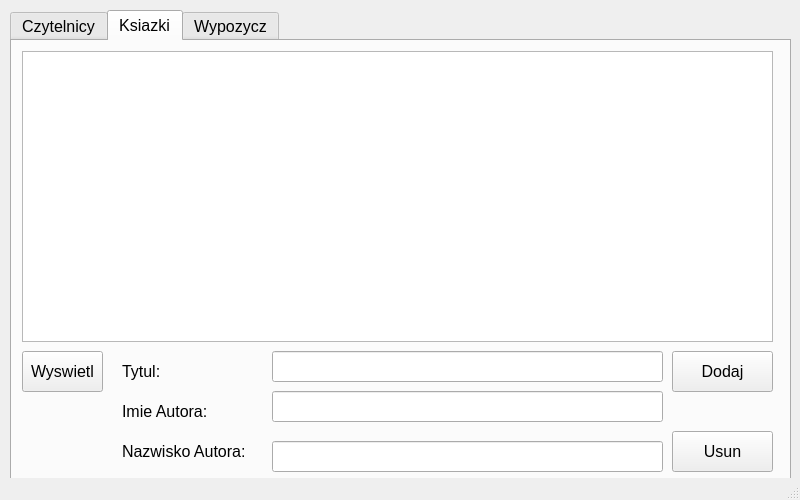
<?xml version="1.0" encoding="UTF-8"?>
<ui version="4.0">
 <class>MainWindow</class>
 <widget class="QMainWindow" name="MainWindow">
  <property name="geometry">
   <rect>
    <x>0</x>
    <y>0</y>
    <width>800</width>
    <height>500</height>
   </rect>
  </property>
  <property name="sizePolicy">
   <sizepolicy hsizetype="Fixed" vsizetype="Fixed">
    <horstretch>0</horstretch>
    <verstretch>0</verstretch>
   </sizepolicy>
  </property>
  <property name="windowTitle">
   <string>Library</string>
  </property>
  <widget class="QWidget" name="centralwidget">
   <widget class="QTabWidget" name="tabWidget">
    <property name="geometry">
     <rect>
      <x>10</x>
      <y>10</y>
      <width>781</width>
      <height>471</height>
     </rect>
    </property>
    <property name="font">
     <font>
      <pointsize>12</pointsize>
     </font>
    </property>
    <property name="currentIndex">
     <number>1</number>
    </property>
    <widget class="QWidget" name="Czytelnicy">
     <attribute name="title">
      <string>Czytelnicy</string>
     </attribute>
     <widget class="QTableView" name="Lista_Czytelnikow">
      <property name="geometry">
       <rect>
        <x>10</x>
        <y>10</y>
        <width>751</width>
        <height>291</height>
       </rect>
      </property>
     </widget>
     <widget class="QPushButton" name="Wyswietl_Czytelnicy">
      <property name="geometry">
       <rect>
        <x>10</x>
        <y>310</y>
        <width>121</width>
        <height>41</height>
       </rect>
      </property>
      <property name="text">
       <string>Wyswietl</string>
      </property>
     </widget>
     <widget class="QLineEdit" name="Imie_Czytelnicy">
      <property name="geometry">
       <rect>
        <x>540</x>
        <y>310</y>
        <width>221</width>
        <height>31</height>
       </rect>
      </property>
     </widget>
     <widget class="QLineEdit" name="Nazwisko_Czytelnicy">
      <property name="geometry">
       <rect>
        <x>540</x>
        <y>350</y>
        <width>221</width>
        <height>31</height>
       </rect>
      </property>
     </widget>
     <widget class="QLabel" name="label">
      <property name="geometry">
       <rect>
        <x>460</x>
        <y>320</y>
        <width>51</width>
        <height>20</height>
       </rect>
      </property>
      <property name="text">
       <string>Imie:</string>
      </property>
     </widget>
     <widget class="QLabel" name="label_2">
      <property name="geometry">
       <rect>
        <x>460</x>
        <y>350</y>
        <width>71</width>
        <height>20</height>
       </rect>
      </property>
      <property name="text">
       <string>Nazwisko:</string>
      </property>
     </widget>
     <widget class="QPushButton" name="Dodaj_Czytelnicy">
      <property name="geometry">
       <rect>
        <x>540</x>
        <y>390</y>
        <width>101</width>
        <height>41</height>
       </rect>
      </property>
      <property name="text">
       <string>Dodaj</string>
      </property>
     </widget>
     <widget class="QPushButton" name="Usun_Czytelnicy">
      <property name="geometry">
       <rect>
        <x>660</x>
        <y>390</y>
        <width>101</width>
        <height>41</height>
       </rect>
      </property>
      <property name="text">
       <string>Usun</string>
      </property>
     </widget>
    </widget>
    <widget class="QWidget" name="Ksiazki">
     <attribute name="title">
      <string>Ksiazki</string>
     </attribute>
     <widget class="QTableView" name="Lista_Ksiazek">
      <property name="geometry">
       <rect>
        <x>10</x>
        <y>10</y>
        <width>751</width>
        <height>291</height>
       </rect>
      </property>
     </widget>
     <widget class="QLineEdit" name="Imie_Ksiazki">
      <property name="geometry">
       <rect>
        <x>260</x>
        <y>350</y>
        <width>391</width>
        <height>31</height>
       </rect>
      </property>
     </widget>
     <widget class="QLabel" name="label_3">
      <property name="geometry">
       <rect>
        <x>110</x>
        <y>400</y>
        <width>131</width>
        <height>20</height>
       </rect>
      </property>
      <property name="text">
       <string>Nazwisko Autora:</string>
      </property>
     </widget>
     <widget class="QPushButton" name="Usun_Ksiazki">
      <property name="geometry">
       <rect>
        <x>660</x>
        <y>390</y>
        <width>101</width>
        <height>41</height>
       </rect>
      </property>
      <property name="text">
       <string>Usun</string>
      </property>
     </widget>
     <widget class="QPushButton" name="Dodaj_Ksiazki">
      <property name="geometry">
       <rect>
        <x>660</x>
        <y>310</y>
        <width>101</width>
        <height>41</height>
       </rect>
      </property>
      <property name="text">
       <string>Dodaj</string>
      </property>
     </widget>
     <widget class="QLabel" name="label_4">
      <property name="geometry">
       <rect>
        <x>110</x>
        <y>360</y>
        <width>101</width>
        <height>20</height>
       </rect>
      </property>
      <property name="text">
       <string>Imie Autora:</string>
      </property>
     </widget>
     <widget class="QPushButton" name="Wyswietl_Ksiazki">
      <property name="geometry">
       <rect>
        <x>10</x>
        <y>310</y>
        <width>81</width>
        <height>41</height>
       </rect>
      </property>
      <property name="text">
       <string>Wyswietl</string>
      </property>
     </widget>
     <widget class="QLineEdit" name="Tytul_Ksiazki">
      <property name="geometry">
       <rect>
        <x>260</x>
        <y>310</y>
        <width>391</width>
        <height>31</height>
       </rect>
      </property>
     </widget>
     <widget class="QLabel" name="label_5">
      <property name="geometry">
       <rect>
        <x>110</x>
        <y>320</y>
        <width>71</width>
        <height>20</height>
       </rect>
      </property>
      <property name="text">
       <string>Tytul:</string>
      </property>
     </widget>
     <widget class="QLineEdit" name="Nazwisko_Ksiazki">
      <property name="geometry">
       <rect>
        <x>260</x>
        <y>400</y>
        <width>391</width>
        <height>31</height>
       </rect>
      </property>
     </widget>
    </widget>
    <widget class="QWidget" name="Wypozycz">
     <attribute name="title">
      <string>Wypozycz</string>
     </attribute>
    </widget>
   </widget>
  </widget>
  <widget class="QStatusBar" name="statusbar"/>
 </widget>
 <resources/>
 <connections/>
</ui>
